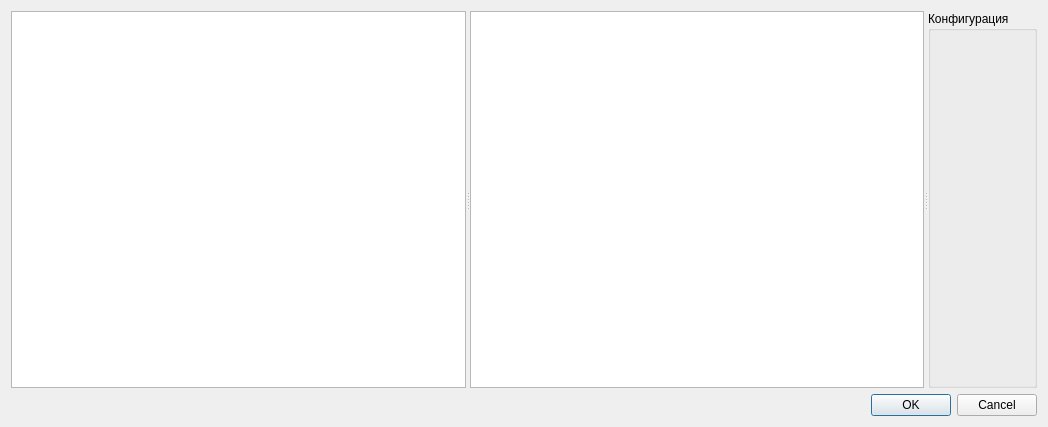
<?xml version="1.0" encoding="UTF-8"?>
<ui version="4.0">
 <class>ConfEditor</class>
 <widget class="QDialog" name="ConfEditor">
  <property name="geometry">
   <rect>
    <x>0</x>
    <y>0</y>
    <width>1048</width>
    <height>427</height>
   </rect>
  </property>
  <property name="windowTitle">
   <string>Configuration editor</string>
  </property>
  <layout class="QVBoxLayout" name="verticalLayout">
   <item>
    <widget class="QSplitter" name="splitter">
     <property name="orientation">
      <enum>Qt::Horizontal</enum>
     </property>
     <widget class="QTreeView" name="tvProductList">
      <property name="dragEnabled">
       <bool>true</bool>
      </property>
      <property name="dragDropMode">
       <enum>QAbstractItemView::DragOnly</enum>
      </property>
      <property name="animated">
       <bool>true</bool>
      </property>
     </widget>
     <widget class="QTreeView" name="tvConf">
      <property name="contextMenuPolicy">
       <enum>Qt::CustomContextMenu</enum>
      </property>
      <property name="acceptDrops">
       <bool>true</bool>
      </property>
      <property name="dragDropMode">
       <enum>QAbstractItemView::DragDrop</enum>
      </property>
      <property name="defaultDropAction">
       <enum>Qt::MoveAction</enum>
      </property>
      <property name="animated">
       <bool>true</bool>
      </property>
     </widget>
     <widget class="QGroupBox" name="gbConfModules">
      <property name="title">
       <string>Конфигурация</string>
      </property>
      <layout class="QVBoxLayout" name="verticalLayout_2">
       <item>
        <layout class="QVBoxLayout" name="vlConfModules"/>
       </item>
       <item>
        <spacer name="verticalSpacer">
         <property name="orientation">
          <enum>Qt::Vertical</enum>
         </property>
         <property name="sizeHint" stdset="0">
          <size>
           <width>20</width>
           <height>40</height>
          </size>
         </property>
        </spacer>
       </item>
      </layout>
     </widget>
    </widget>
   </item>
   <item>
    <widget class="QDialogButtonBox" name="buttonBox">
     <property name="orientation">
      <enum>Qt::Horizontal</enum>
     </property>
     <property name="standardButtons">
      <set>QDialogButtonBox::Cancel|QDialogButtonBox::Ok</set>
     </property>
    </widget>
   </item>
  </layout>
 </widget>
 <tabstops>
  <tabstop>tvProductList</tabstop>
  <tabstop>tvConf</tabstop>
 </tabstops>
 <resources/>
 <connections>
  <connection>
   <sender>buttonBox</sender>
   <signal>accepted()</signal>
   <receiver>ConfEditor</receiver>
   <slot>accept()</slot>
   <hints>
    <hint type="sourcelabel">
     <x>248</x>
     <y>254</y>
    </hint>
    <hint type="destinationlabel">
     <x>157</x>
     <y>274</y>
    </hint>
   </hints>
  </connection>
  <connection>
   <sender>buttonBox</sender>
   <signal>rejected()</signal>
   <receiver>ConfEditor</receiver>
   <slot>reject()</slot>
   <hints>
    <hint type="sourcelabel">
     <x>316</x>
     <y>260</y>
    </hint>
    <hint type="destinationlabel">
     <x>286</x>
     <y>274</y>
    </hint>
   </hints>
  </connection>
 </connections>
</ui>
